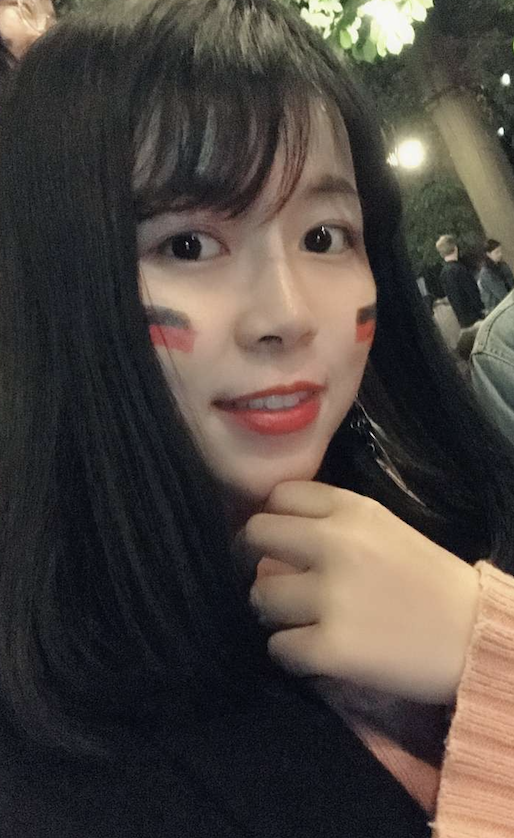
//> input picture operator_identify/test/test.png, 514 x 838 px
$ ./SIFT test.png   (built with g++ and OpenCV 4)
//> lines starting //> are read from the running program, lines starting //| are printed output that depends on the picture
#include "opencv2/core.hpp"
#include "opencv2/features2d.hpp"
#include "opencv2/xfeatures2d/nonfree.hpp"
#include "opencv2/imgproc.hpp"
#include "opencv2/highgui.hpp"

int main(int argc, char const *argv[])
{
	cv::Mat src = cv::imread(argv[1], 1);
//> src is the input picture: 838 rows x 514 cols, CV_8UC3; mean B, G, R 64.2, 69.8, 77.7
	cv::Mat gray;
	cv::cvtColor(src, gray, cv::COLOR_BGR2GRAY);
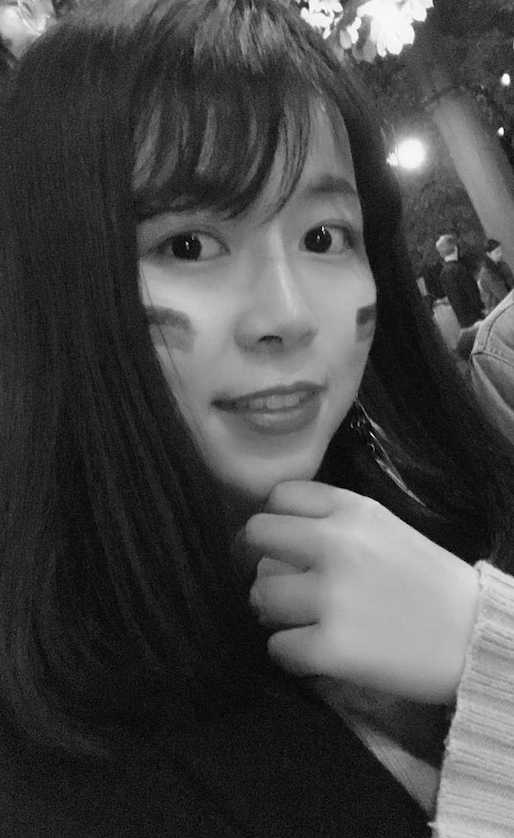
//> gray: 838 rows x 514 cols, CV_8UC1; min 0, max 253, mean 71.5
	std::vector<cv::KeyPoint> keypoints;
	cv::Ptr<cv::xfeatures2d::SIFT> detector = cv::xfeatures2d::SIFT::create();
	detector->detectAndCompute(gray, cv::noArray(), keypoints, cv::noArray(), false);
//> keypoints = 700 keypoints; strongest (x, y, size): (501, 131, 4.2), (505, 79, 6.4), (408, 155, 27.8), (323, 11, 2.6)

	cv::Mat outimg;
	cv::drawKeypoints(src, keypoints, outimg);
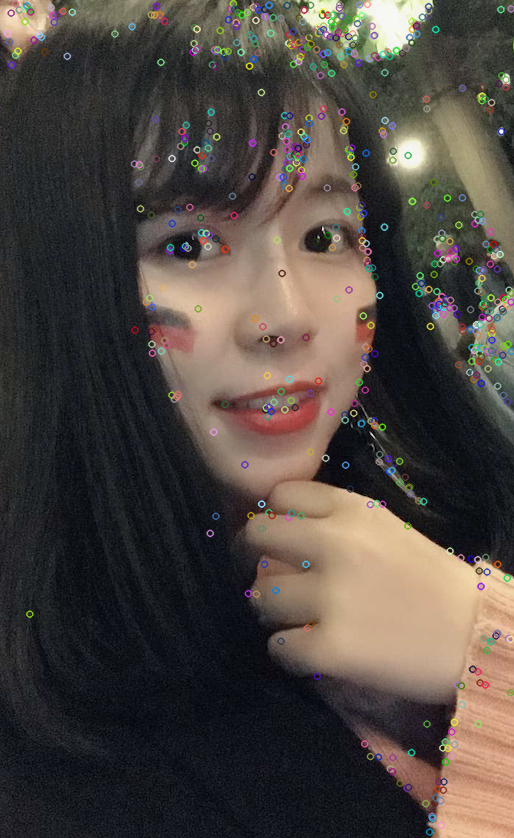
//> outimg: 838 rows x 514 cols, CV_8UC3; mean B, G, R 65.4, 70.7, 78.3

	cv::imshow("Features detected", outimg);
	cv::waitKey(0);

	return 0;
}
